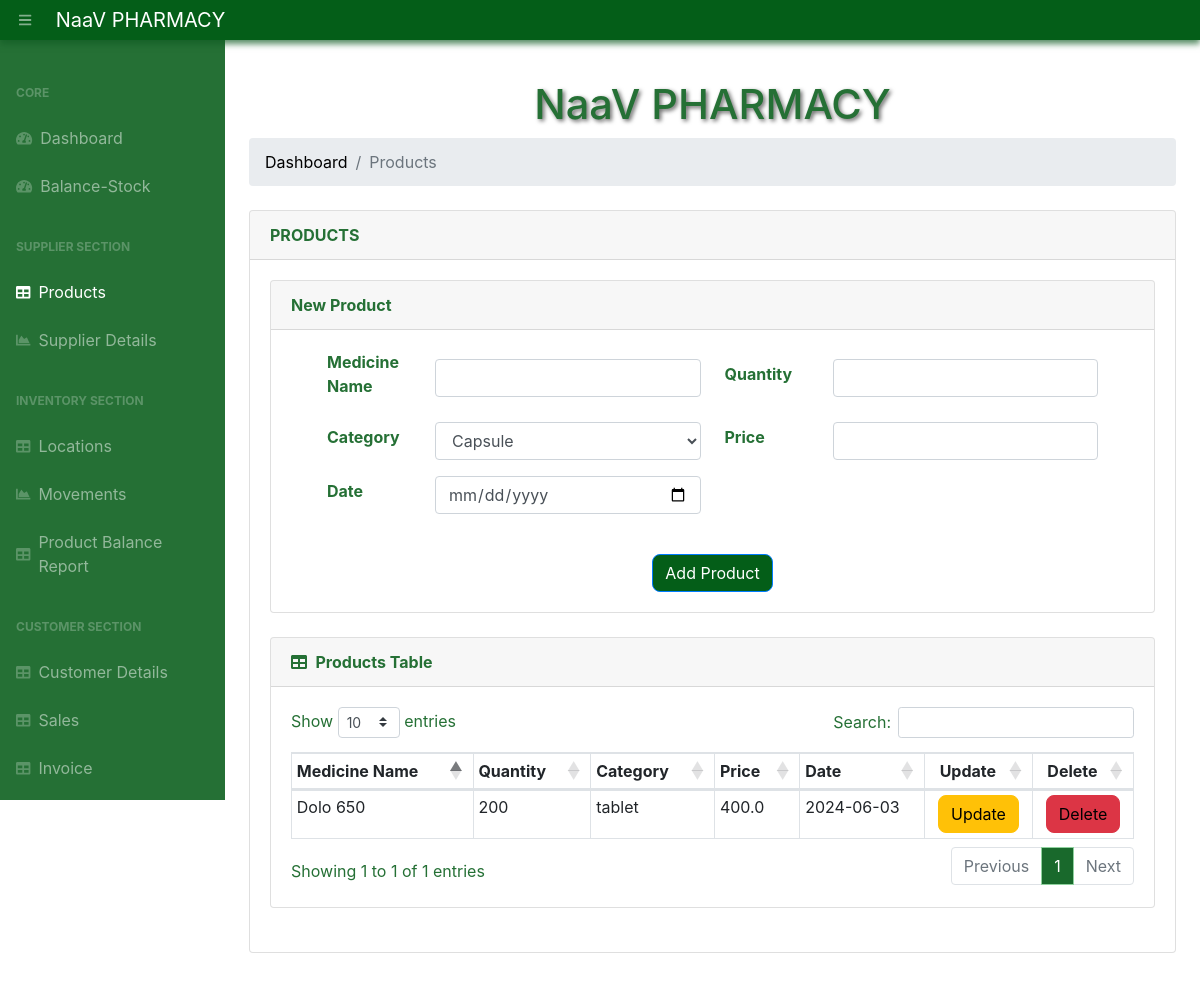
Screenshot of /products/ with the database file from the repository.
### app.py (models this page shows, shortened)
class Product(db.Model):
    __tablename__ = 'products'
    product_id      = db.Column(db.String(200), primary_key=True)
    quantity = db.Column(db.Integer)
    category = db.Column(db.String(50))
    price = db.Column(db.Float)
    date_created = db.Column(db.DateTime, default=datetime.utcnow)

### app.py (the view)
@app.route('/products/', methods=["POST", "GET"])
def viewProduct():
    if (request.method == "POST") and ('product_name' in request.form):
        product_name = request.form["product_name"]
        quantity = request.form["quantity"]
        category = request.form["category"]
        price = request.form["price"]
        new_product = Product(product_id=product_name,quantity=quantity,category=category,price=price)
        try:
            db.session.add(new_product)
            db.session.commit()
            return redirect("/products/")
        except:
            products = Product.query.order_by(Product.date_created).all()
            return "There Was an issue while add a new Product"
    else:
        products = Product.query.order_by(Product.date_created).all()
        return render_template("products.html", products=products)

### templates/products.html (shortened to what this page needs)
{% extends 'base.html' %}
{% block content %}
<main>
    <div class="container-fluid">
        <h1 class="mt-4">NaaV PHARMACY</h1>
        <ol class="breadcrumb mb-4">
            <li class="breadcrumb-item"><a href="/">Dashboard</a></li>
            <li class="breadcrumb-item active">Products</li>
        </ol>
        <div class="card mb-5">
            <div class="card-header"><b>PRODUCTS</b></div>
            <div class="card-body">
                <div class="card mb-4">
                    <div class="card-header"><b>New Product</b></div>
                    <div class="card-body">
                        <form action="/products/" method="POST" id="product_form">
                            <div class="container">
                                <div class="d-flex flex-wrap">
                                    <div class="col-md-6 mb-3 d-flex align-items-center">
                                        <label for="product_name" class="mr-2 form-label"><b>Medicine Name</b></label>
                                        <input type="text" name="product_name" id="product_name" class="form-control flex-grow-1" required>
                                    </div>
                                    <div class="col-md-6 mb-3 d-flex align-items-center">
                                        <label for="quantity" class="mr-2 form-label"><b>Quantity</b></label>
                                        <input type="number" name="quantity" id="quantity" class="form-control flex-grow-1" required>
                                    </div>
                                    <div class="col-md-6 mb-3 d-flex align-items-center">
                                        <label for="category" class="mr-2 form-label"><b>Category</b></label>
                                        <select name="category" id="category" class="form-control flex-grow-1" required>
                                            <option value="capsule">Capsule</option>
                                        </select>
                                    </div>
                                    <div class="col-md-6 mb-3 d-flex align-items-center">
                                        <label for="price" class="mr-2 form-label"><b>Price</b></label>
                                        <input type="text" name="price" id="price" class="form-control flex-grow-1" required>
                                    </div>
                                    <div class="col-md-6 mb-3 d-flex align-items-center">
                                        <label for="date" class="mr-2 form-label"><b>Date</b></label>
                                        <input type="date" name="date" id="date" class="form-control flex-grow-1" required>
                                    </div>
                                </div>
                            </div>
                            <div class="form-group mt-4 mb-0 text-center">
                                <input type="submit" id="submitProduct" value="Add Product" class="btn btn-primary btn-submit">
                            </div>
                        </form>
                    </div>
                </div>
                <div class="card mb-4">
                    <div class="card-header">
                        <i class="fas fa-table mr-1"></i>
                        <b>Products Table</b>
                    </div>
                    <div class="card-body">
                        <div class="table-responsive">
                            {% if products|length < 1 %}
                            <h4>There are no Products, add one above</h4>
                            {% else %}
                            <table class="table table-bordered" id="dataTable" width="100%" cellspacing="0">
                                <thead>
                                    <tr>
                                        <th>Medicine Name</th>
                                        <th>Quantity</th>
                                        <th>Category</th>
                                        <th>Price</th>
                                        <th>Date</th>
                                        <th id="update">Update</th>
                                        <th id="delete">Delete</th>
                                    </tr>
                                </thead>
                                <tbody>
                                    {% for product in products %}
                                    <tr>
                                        <td>{{ product.product_id }}</td>
                                        <td>{{ product.quantity }}</td>
                                        <td>{{ product.category }}</td>
                                        <td>{{ product.price }}</td>
                                        <td>{{ product.date_created.date() }}</td>
                                        <td>
                                            <div class="sub">
                                                <button class="btn btn-warning btn-xs" type="button">
                                                    <a href="/update-product/{{ product.product_id }}">Update</a>
                                                </button>
                                            </div>
                                        </td>
                                        <td>
                                            <div class="sub">
                                                <button class="btn btn-danger btn-xs" type="button">
                                                    <a href="/delete-product/{{ product.product_id }}">Delete</a>
                                                </button>
                                            </div>
                                        </td>
                                    </tr>
                                    {% endfor %}
                                </tbody>
                            </table>
                            {% endif %}
                        </div>
                    </div>
                </div>
            </div>
        </div>
    </div>
</main>
{% endblock %}

### rows the page displays
Product: product_id "Dolo 650", quantity "200", category "tablet", price "400.0", date_created "2024-06-03"
